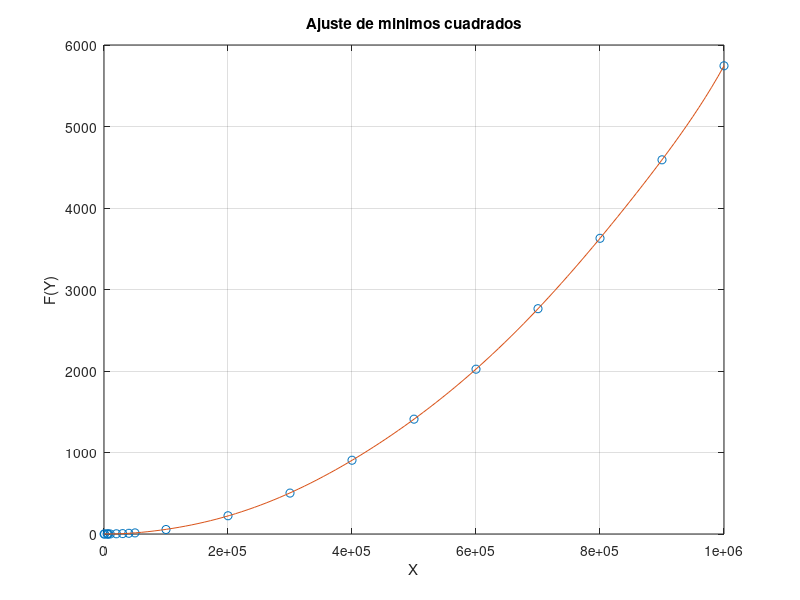

Source code (MATLAB):
%%VALORES DE X
x=[100 1000 5000 6000 7000 10000 20000 30000 40000 50000 100000 200000 300000 400000 500000 600000 700000 800000 900000 1000000];
 
%%VALORES DE Y = F(x)
y=[0.0000479221 0.0039918423 0.3255298138 0.2737450600 0.2784149647 0.5687561035 2.7525928020 4.9120910168 8.7057430744 13.6320040226 55.2867679596 223.8662829399 502.1458048820 905.0724520683 1409.0471088886 2022.1863548756 2764.6340579987 3628.2308461666 4591.2611939907 5745.0044419765];

%%OBTENER UN POLINOMIO QUE SE AJUSTE A LOS PUNTOS X Y Y
n=8; 				%%GRADO DEL POLINOMIO DE AJUSTE
p=polyfit(x,y,n)	%%FUNCION QUE REALIZA EL AJUSTE POLINOMIAL

%%DONDE SE COMPARA LA CURVA AJUSTADA CONTRA LOS 
%%VALORES EXPERIMENTALES
xi=linspace(100,1000000);	%%ESPACIO DE PUNTOS PARA Xi
z=polyval(p,xi);				%%EVALUACION DEL POLINOMIO P EN EL ESPACIO Xi

%%SE CREA UN ESPACIO PARA REALIZAR UNA GRAFICA EN 
%%SE REALIZA LA FIGURA CORRESPONDIENTE
figure(1);
plot(x,y,'o',xi,z,'-'),grid;
ylabel('F(Y)');
xlabel('X');
title('Ajuste de minimos cuadrados');